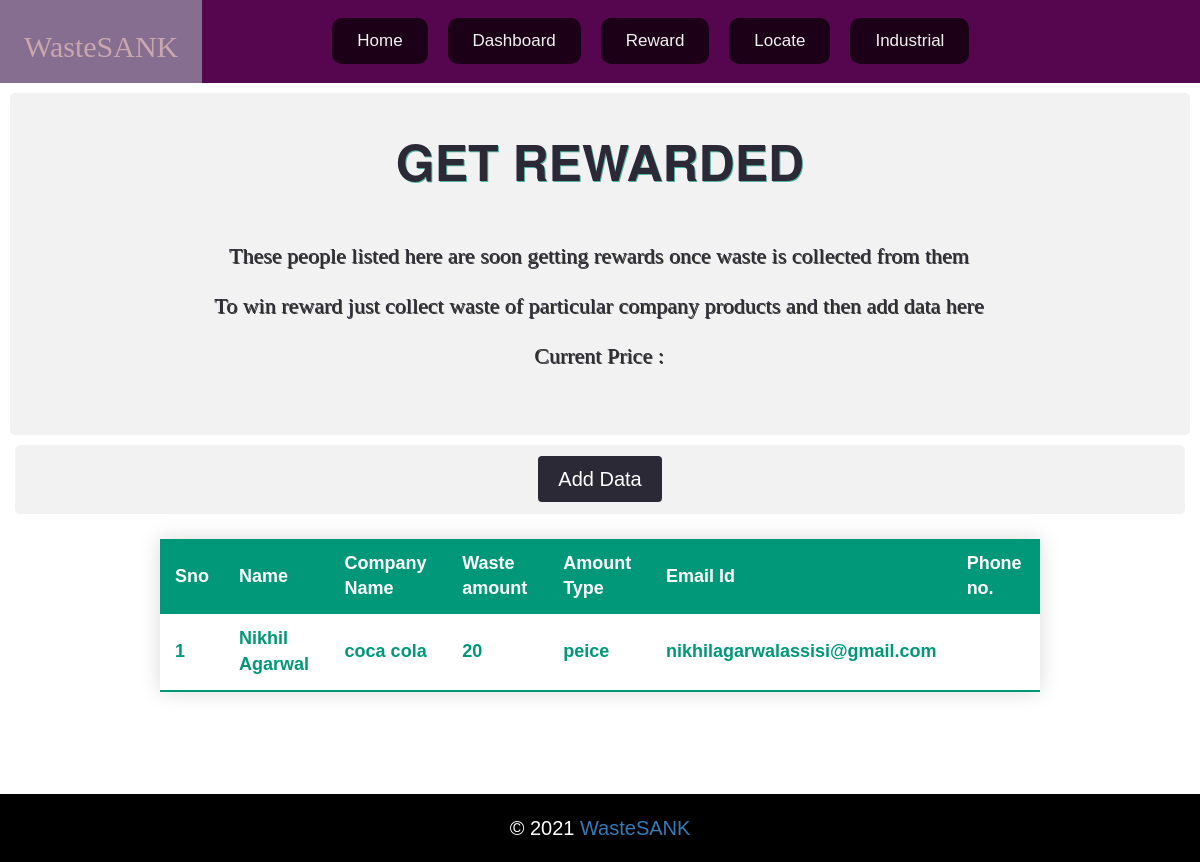
/reward, run on an earlier commit of the app's database.
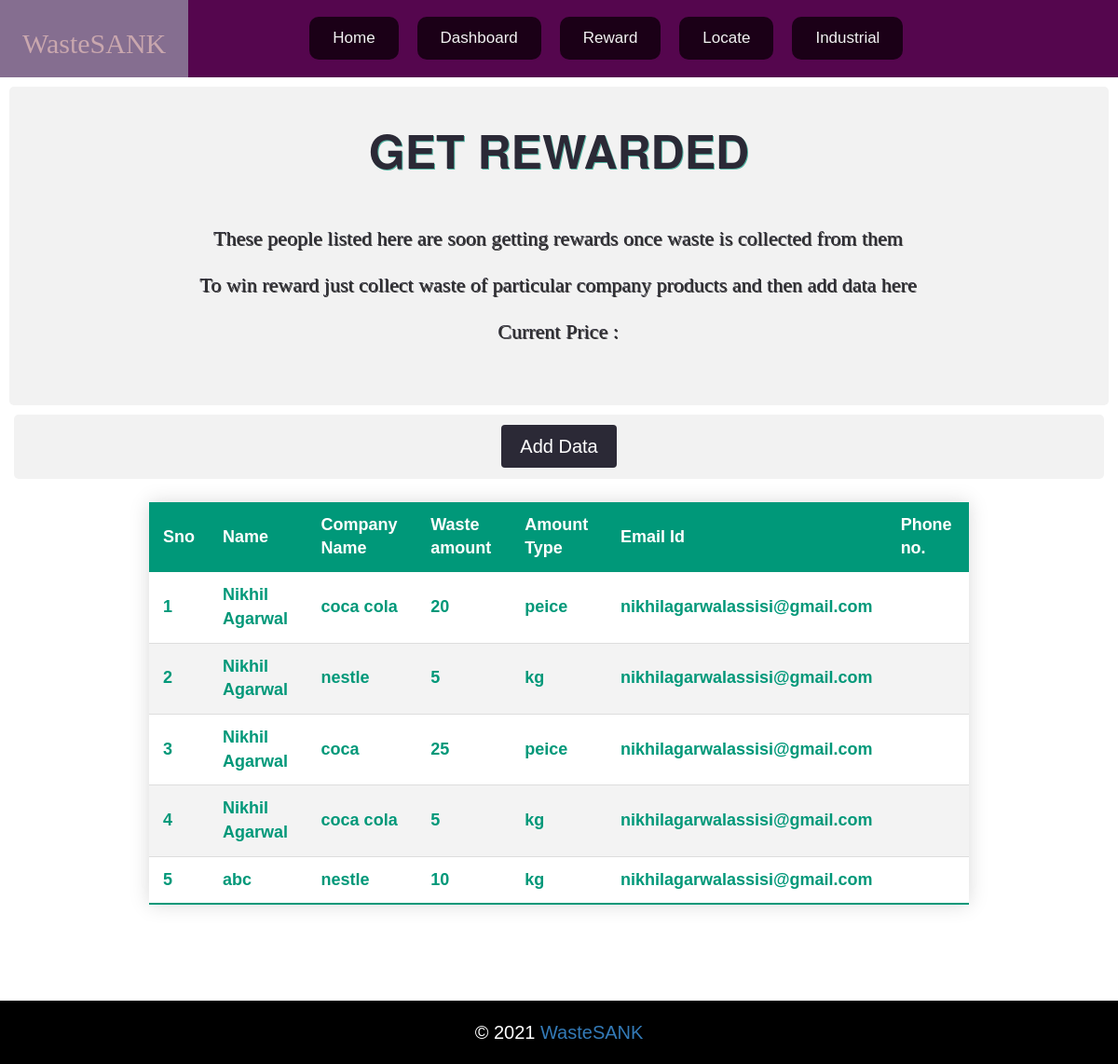
And on a later commit of the database.
### app.py (models this page shows)
class Rewarddb(db.Model):
    sno=db.Column(db.Integer,primary_key=True)
    name=db.Column(db.String(30),nullable=False)
    company_name=db.Column(db.String(50),nullable=False)
    wasteamt=db.Column(db.Integer,nullable=False)
    wasteamttype=db.Column(db.String(10),nullable=False)
    emailid=db.Column(db.String(50))
    phoneno=db.Column(db.Integer,nullable=False)

### app.py (the view, shortened to what this page needs)
@app.route('/reward',methods=['GET','POST'])
def reward():
   reward=Rewarddb.query.all()
   return render_template('reward.html',reward=reward)

### templates/reward.html (shortened to what this page needs)
{% extends 'base.html' %}
{% block body %}
<section>
    <div class="goalbox">
        <h1>Get Rewarded</h1>
        <br>
        <p> These people listed here are soon getting rewards once waste is collected from them</p>
        <p>To win reward just collect waste of particular company products and then add data here</p>
    <p> Current Price :</p>
        <br>
    </div>
    <div class="container text-center">
        <a href="/rewardform" style="float: none;" class="but">Add Data</a>
    </div>
    <div class="centertable">
        <table class="styled-table">
            <thead>
                <tr>
                    <th>Sno</th>
                    <th>Name</th>
                    <th>Company Name</th>
                    <th>Waste amount</th>
                    <th>Amount Type</th>
                    <th>Email Id</th>
                    <th>Phone no.</th>
                </tr>
            </thead>
            <tbody>
                {% for x in reward %}
                <tr class="active-row">
                    <td>{{x.sno}}</td>
                    <td>{{x.name}}</td>
                    <td>{{x.company_name}}</td>
                    <td>{{x.wasteamt}}</td>
                    <td>{{x.wasteamttype}}</td>
                    <td>{{x.emailid}}</td>
                    <td>{{x.phoneno}}</td>
                    </tr>
                    {% endfor %}
            </tbody>
        </table>
    </div>
    {% endblock body %}

### templates/base.html (shortened to what this page needs)
<!DOCTYPE html>
<html lang="en">
<head>
    <link rel="stylesheet" href="https://maxcdn.bootstrapcdn.com/bootstrap/3.4.1/css/bootstrap.min.css">
    <link rel="stylesheet" href="https://cdnjs.cloudflare.com/ajax/libs/font-awesome/4.7.0/css/font-awesome.min.css">
    <link rel="stylesheet" href="{{ url_for('static', filename='cssfile/style.css') }}">
</head>
<body>
        <section>
    <div class="topnav" id="myTopnav">
      <a href="/" style="margin-right: 10%;">
          <h2>WasteSANK</h2>
      </a>
      <div class="menu">
        <a href="/" class="btn">Home</a>
        <a href="/local" class="btn" >Dashboard</a>
        <a href="/reward" class="btn" >Reward</a>
        <a href="/locate" class="btn" >Locate</a>
        <a href="/industry" class="btn" >Industrial</a>
      </div>
    </div>
    {% block body %}
    {% endblock body %}
</section>
<br><br>
<footer class="footer">
        <div className="copyrights">
        <div className="container">
            <div className="footer-distributed">
                <div className="footer-left">
                    <p className="footer-company-name">&copy; 2021 <a href="/"> WasteSANK </a></p>
                </div>
            </div>
        </div>
    </div>
</footer>
</body>
</html>

### static/cssfile/style.css (style rules this page uses)
.topnav { background-color: rgb(85, 6, 78); overflow: hidden; height: 0.2%; padding: auto; font-weight: bold; }
.topnav h2 { float: left; font-family: Georgia, 'Times New Roman', Times, serif; color: antiquewhite; }
.menu { padding-top: 1.5%; }
.menu a { margin-right: 10px; margin-left: 10px; background-color: rgb(27, 0, 23); border-radius: 10px; }
.topnav a { font-size: large; float: left; display: block; color: #f2f2f2; text-align: center; padding: 10px 10px; padding-right: 2%; padding-left: 2%; text-decoration: none; font-size: 17px; }
.goalbox { border-radius: 5px; background-color: #f2f2f2; padding: 20px 50px 20px 50px; margin: 10px; }
.goalbox h1 { text-align: center; font-weight: bolder; font-family: 'Helvetica Neue', sans-serif; text-shadow: #53b4a2 1px 1px; text-transform: uppercase; font-size: 250%; color:rgb(43, 41, 54); }
.goalbox p { font-family: 'Merriweather', serif; font-size: 22px; font-weight: 300; line-height: 40px; margin: 10px 30px ; text-align: center; text-shadow: rgb(43, 41, 54) -1px -1px; }
.but { background-color:rgb(43, 41, 54); color: white; padding: 12px 20px; border: none; margin: 20px; width: 200px; border-radius: 4px; cursor: pointer; float: right; }
.container { border-radius: 5px; background-color: #f2f2f2; padding: 20px 50px 20px 50px; }
.footer { background-color: black; color: white; padding: 20px 20px 10px 20px; margin-top:20px; text-align: center; }

### templates/reward.html (style rules this page uses)
.centertable { margin-left: 5%; margin-right: 5%; }
.styled-table { border-collapse: collapse; margin: 25px 100px; font-size: 0.9em; font-family: sans-serif; min-width: 400px; box-shadow: 0 0 20px rgba(0, 0, 0, 0.15); }
.styled-table thead tr { background-color: #009879; color: #ffffff; text-align: left; }
.styled-table th, .styled-table td { padding: 12px 15px; }
.styled-table tbody tr { border-bottom: 1px solid #dddddd; }
.styled-table tbody tr:nth-of-type(even) { background-color: #f3f3f3; }
.styled-table tbody tr:last-of-type { border-bottom: 2px solid #009879; }
.styled-table tbody tr.active-row { font-weight: bold; color: #009879; }

### templates/base.html (style rules this page uses)
body { font-family: Arial, Helvetica, sans-serif; font-size: 20px; }

What changed in the data, as far as the page shows it:
added Rewarddb: sno "2", name "Nikhil Agarwal", company_name "nestle", wasteamt "5", wasteamttype "kg", emailid "nikhilagarwalassisi@gmail.com"
added Rewarddb: sno "3", name "Nikhil Agarwal", company_name "coca", wasteamt "25", wasteamttype "peice", emailid "nikhilagarwalassisi@gmail.com"
added Rewarddb: sno "4", name "Nikhil Agarwal", company_name "coca cola", wasteamt "5", wasteamttype "kg", emailid "nikhilagarwalassisi@gmail.com"
added Rewarddb: sno "5", name "abc", company_name "nestle", wasteamt "10", wasteamttype "kg", emailid "nikhilagarwalassisi@gmail.com"
